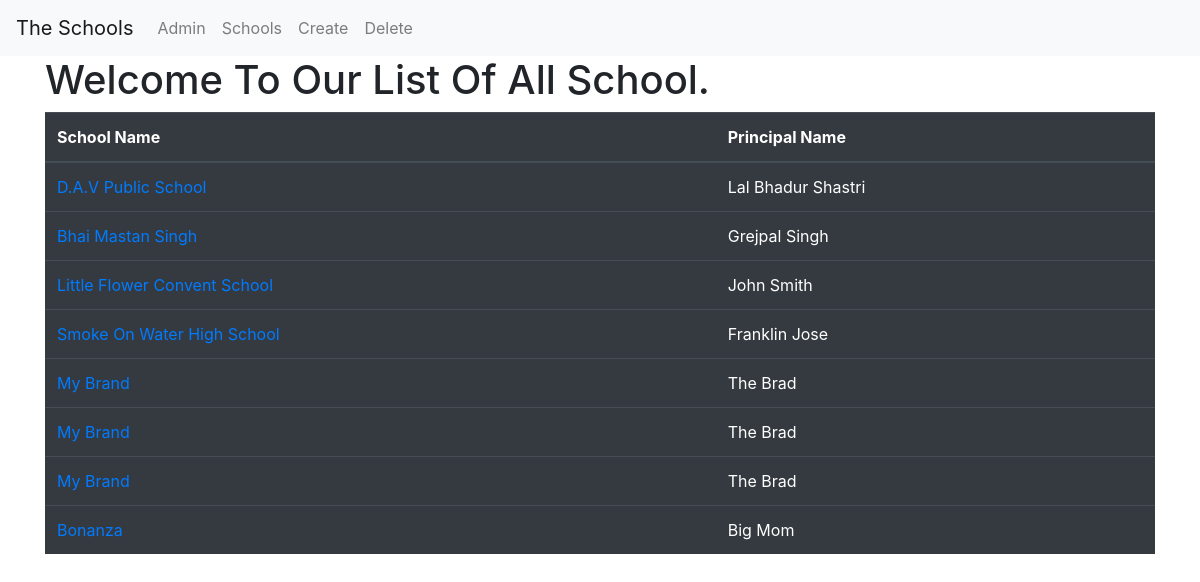
The app's page /basic_app/, older data.
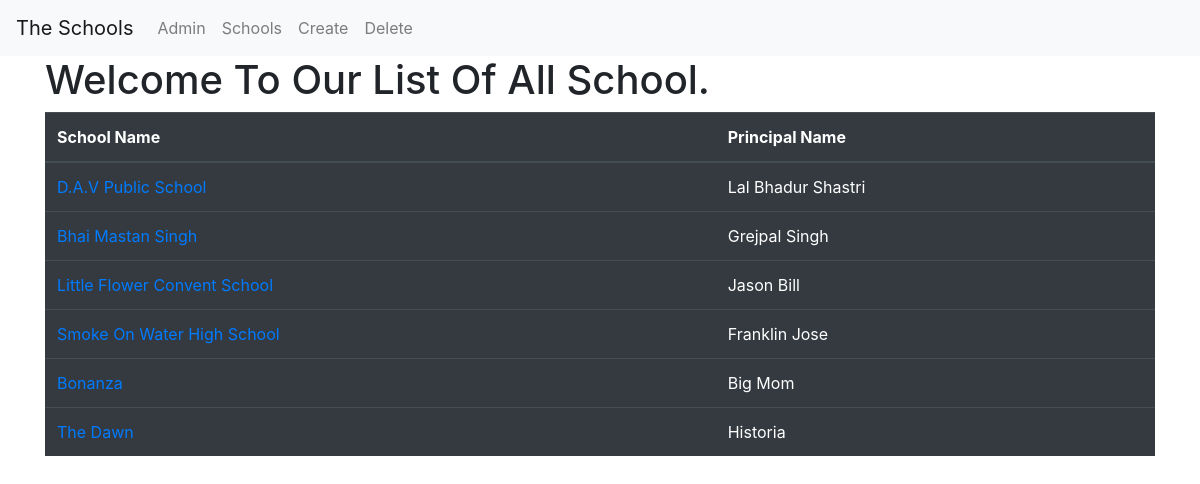
The same page, newer data.
### basic_app/models.py (models this page shows, shortened)
class School(models.Model):
    name = models.CharField(max_length=256)
    principal = models.CharField(max_length=256)
    location = models.CharField(max_length=256)

### basic_app/views.py (the view)
# urls.py: path('',views.SchoolListView.as_view(),name='list'),
class SchoolListView(ListView):
    model = models.School

### basic_app/templates/basic_app/school_list.html
{% extends 'basic_app/basic_app_base.html' %}
{% block body_block %}
    <h1>Welcome To Our List Of All School.</h1>
    <table class="table table-hover table-dark">
        <thead>
          <tr>
            <th>School Name</th>
            <th>Principal Name</th>
          </tr>
        </thead>
        <tbody>
            {% for school in school_list %}
                <tr>
                    <td>
                        <a href="{{ school.id }}">{{ school.name }}</a>
                    </td>
                    <td>
                        {{ school.principal }}
                    </td>
                </tr>
            {% endfor %}
        </tbody>
    </table>
{% endblock body_block %}

### basic_app/templates/basic_app/basic_app_base.html (shortened to what this page needs)
<!DOCTYPE html>
<html lang="en">
<head>
    <link rel="stylesheet" href="https://stackpath.bootstrapcdn.com/bootstrap/4.4.1/css/bootstrap.min.css">
</head>
<body>
  <nav class="navbar navbar-expand-lg navbar-light bg-light">
    <a class="navbar-brand" href="#">The Schools</a>
    <div class="collapse navbar-collapse" id="navbarNav">
      <ul class="navbar-nav">
        <li class="nav-item">
          <a class="nav-link" href="{% url 'admin:index' %}">Admin</a>
        </li>
        <li class="nav-item">
          <a class="nav-link" href="{% url 'basic_app:list' %}">Schools</a>
        </li>
        <li class="nav-item">
          <a class="nav-link" href="{% url 'basic_app:create' %}">Create</a>
        </li>
        <li class="nav-item">
          <a class="nav-link" href="{% url 'basic_app:delete' %}">Delete</a>
        </li>
      </ul>
    </div>
  </nav>
    <div class="container">
        {% block body_block %}
        {% endblock body_block %}
    </div>
</body>
</html>

Row changes from the older to the newer data that the page shows:
removed School: name "My Brand", principal "The Brad"
removed School: name "My Brand", principal "The Brad"
removed School: name "My Brand", principal "The Brad"
changed School "Little Flower Convent School": principal "John Smith" → "Jason Bill"
added School: name "The Dawn", principal "Historia"
